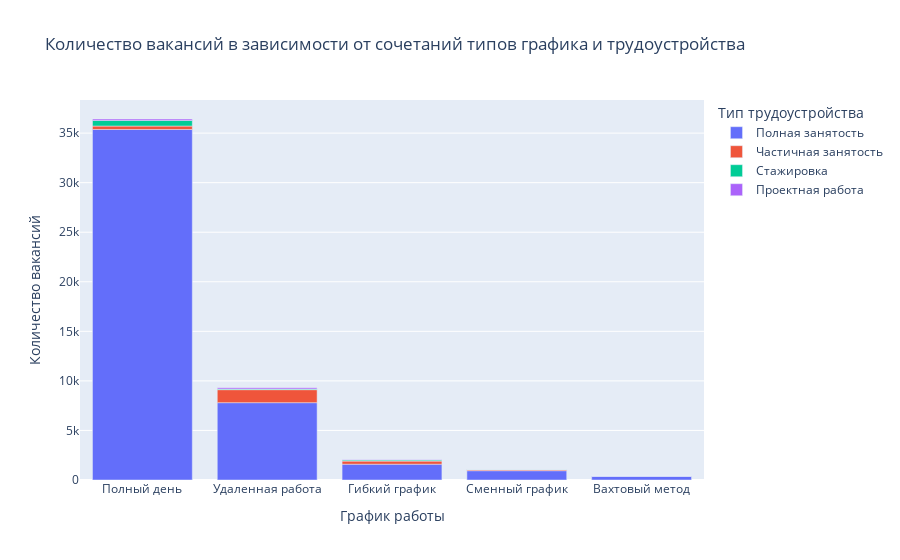

The notebook cell this image was saved under:
### Code cell
local_df = pd.read_sql_query(query, connection)
display(local_df)
fig = px.bar(
    local_df,
    x='schedule',
    y='count',
    color='employment',
    title='Количество вакансий в зависимости от сочетаний типов графика и трудоустройства',
    labels={
        'count':'Количество вакансий',
        'schedule': 'График работы',
        'employment': 'Тип трудоустройства'
        }
)
fig.write_html('graf/sched_employ.html')
fig.show()

### Figure 1 — Plotly figure (JSON) as saved in the notebook; plotly's stock layout.template omitted (floating-point values rounded to 4 significant figures)
{"data": [{"alignmentgroup": "True", "hovertemplate": "Тип трудоустройства=Полная занятость<br>График работы=%{x}<br>Количество вакансий=%{y}<extra></extra>", "legendgroup": "Полная занятость", "marker": {"color": "#636efa", "pattern": {"shape": ""}}, "name": "Полная занятость", "offsetgroup": "Полная занятость", "orientation": "v", "showlegend": true, "textposition": "auto", "type": "bar", "x": ["Полный день", "Удаленная работа", "Гибкий график", "Сменный график", "Вахтовый метод"], "xaxis": "x", "y": [35367, 7802, 1593, 940, 367], "yaxis": "y"}, {"alignmentgroup": "True", "hovertemplate": "Тип трудоустройства=Частичная занятость<br>График работы=%{x}<br>Количество вакансий=%{y}<extra></extra>", "legendgroup": "Частичная занятость", "marker": {"color": "#EF553B", "pattern": {"shape": ""}}, "name": "Частичная занятость", "offsetgroup": "Частичная занятость", "orientation": "v", "showlegend": true, "textposition": "auto", "type": "bar", "x": ["Удаленная работа", "Полный день", "Гибкий график", "Сменный график"], "xaxis": "x", "y": [1312, 347, 312, 101], "yaxis": "y"}, {"alignmentgroup": "True", "hovertemplate": "Тип трудоустройства=Стажировка<br>График работы=%{x}<br>Количество вакансий=%{y}<extra></extra>", "legendgroup": "Стажировка", "marker": {"color": "#00cc96", "pattern": {"shape": ""}}, "name": "Стажировка", "offsetgroup": "Стажировка", "orientation": "v", "showlegend": true, "textposition": "auto", "type": "bar", "x": ["Полный день", "Гибкий график", "Удаленная работа", "Сменный график"], "xaxis": "x", "y": [569, 116, 64, 12], "yaxis": "y"}, {"alignmentgroup": "True", "hovertemplate": "Тип трудоустройства=Проектная работа<br>График работы=%{x}<br>Количество вакансий=%{y}<extra></extra>", "legendgroup": "Проектная работа", "marker": {"color": "#ab63fa", "pattern": {"shape": ""}}, "name": "Проектная работа", "offsetgroup": "Проектная работа", "orientation": "v", "showlegend": true, "textposition": "auto", "type": "bar", "x": ["Полный день", "Удаленная работа", "Гибкий график", "Вахтовый метод", "Сменный график"], "xaxis": "x", "y": [141, 133, 18, 2, 1], "yaxis": "y"}], "layout": {"barmode": "relative", "legend": {"title": {"text": "Тип трудоустройства"}, "tracegroupgap": 0}, "title": {"text": "Количество вакансий в зависимости от сочетаний типов графика и трудоустройства"}, "xaxis": {"anchor": "y", "domain": [0, 1], "title": {"text": "График работы"}}, "yaxis": {"anchor": "x", "domain": [0, 1], "title": {"text": "Количество вакансий"}}}}
